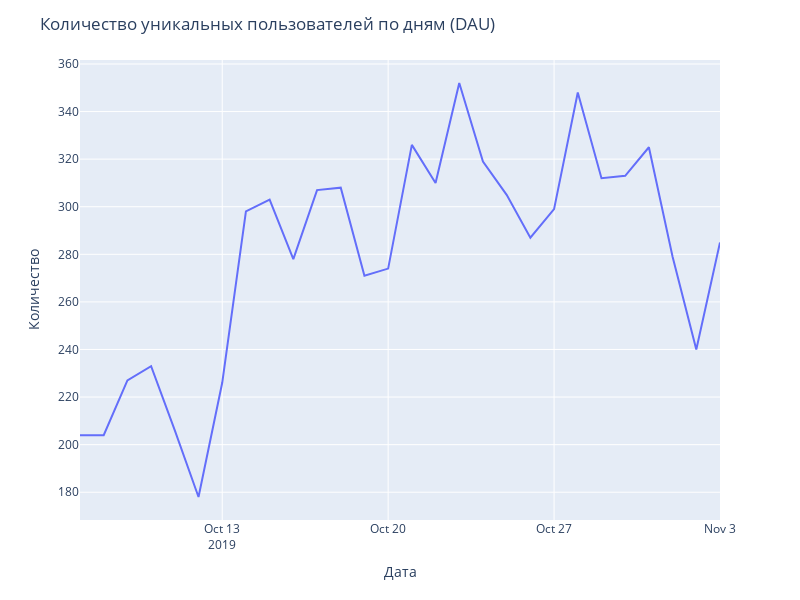

Notebook source saved alongside this figure:
### Markdown cell above
## DAU

### Code cell
q = """ 
SELECT event_time::date AS date, COUNT(DISTINCT user_id) AS unique_users 
FROM events 
GROUP BY date
ORDER BY date;  """
results = duckdb.sql(q).df()

fig = px.line(results, x='date', y='unique_users') 
fig.update_layout(
    title="Количество уникальных пользователей по дням (DAU)",
    xaxis_title="Дата",
    yaxis_title="Количество",
    legend_title='',
    width=800,
    height=600
)
fig.show()

### Figure 1 — Plotly figure (JSON) as saved in the notebook; plotly's stock layout.template omitted (floating-point values rounded to 4 significant figures)
{"data": [{"hovertemplate": "date=%{x}<br>unique_users=%{y}<extra></extra>", "legendgroup": "", "line": {"color": "#636efa", "dash": "solid"}, "marker": {"symbol": "circle"}, "mode": "lines", "name": "", "orientation": "v", "showlegend": false, "type": "scatter", "x": ["2019-10-07T00:00:00", "2019-10-08T00:00:00", "2019-10-09T00:00:00", "2019-10-10T00:00:00", "2019-10-11T00:00:00", "2019-10-12T00:00:00", "2019-10-13T00:00:00", "2019-10-14T00:00:00", "2019-10-15T00:00:00", "2019-10-16T00:00:00", "2019-10-17T00:00:00", "2019-10-18T00:00:00", "2019-10-19T00:00:00", "2019-10-20T00:00:00", "2019-10-21T00:00:00", "2019-10-22T00:00:00", "2019-10-23T00:00:00", "2019-10-24T00:00:00", "2019-10-25T00:00:00", "2019-10-26T00:00:00", "2019-10-27T00:00:00", "2019-10-28T00:00:00", "2019-10-29T00:00:00", "2019-10-30T00:00:00", "2019-10-31T00:00:00", "2019-11-01T00:00:00", "2019-11-02T00:00:00", "2019-11-03T00:00:00"], "xaxis": "x", "y": [204, 204, 227, 233, 206, 178, 226, 298, 303, 278, 307, 308, 271, 274, 326, 310, 352, 319, 305, 287, 299, 348, 312, 313, 325, 279, 240, 285], "yaxis": "y"}], "layout": {"height": 600, "legend": {"title": {"text": ""}, "tracegroupgap": 0}, "margin": {"t": 60}, "title": {"text": "Количество уникальных пользователей по дням (DAU)"}, "width": 800, "xaxis": {"anchor": "y", "domain": [0, 1], "title": {"text": "Дата"}}, "yaxis": {"anchor": "x", "domain": [0, 1], "title": {"text": "Количество"}}}}
